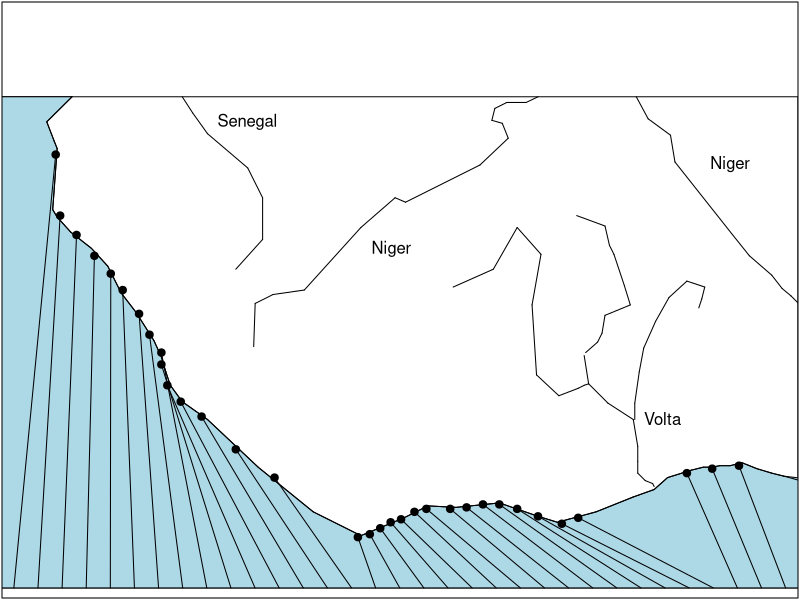
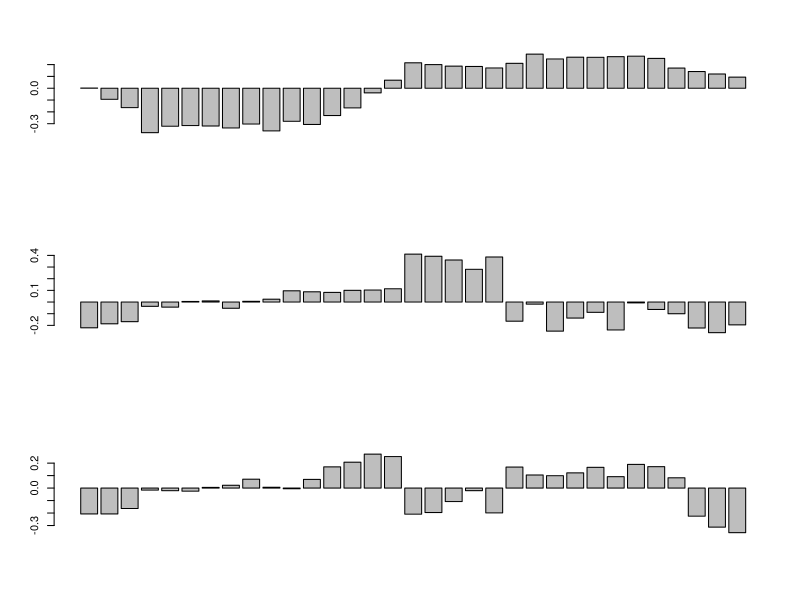

Recreate these plots in R, in order. (Note: this script raises an error after producing the figures.)
library(ade4)


### Name: westafrica
### Title: Freshwater fish zoogeography in west Africa
### Aliases: westafrica
### Keywords: datasets

### ** Examples

data(westafrica)

if(!adegraphicsLoaded()) {
  s.label(westafrica$cadre, xlim = c(30, 500), ylim = c(50, 290),
    cpoi = 0, clab = 0, grid = FALSE, addax = 0)
  old.par <- par(no.readonly = TRUE)
  par(mar = c(0.1, 0.1, 0.1, 0.1))
  rect(30, 0, 500, 290)
  polygon(westafrica$atlantic, col = "lightblue")
  points(westafrica$riv.xy, pch = 20, cex = 1.5)
  apply(westafrica$lines, 1, function(x) segments(x[1], x[2], x[3], x[4], lwd = 1))
  apply(westafrica$riv.xy,1, function(x) segments(x[1], x[2], x[3], x[4], lwd = 1))
  text(c(175, 260, 460, 420), c(275, 200, 250, 100), c("Senegal", "Niger", "Niger", "Volta"))
  par(srt = 270)
  text(westafrica$riv.xy$x2, westafrica$riv.xy$y2-10, westafrica$riv.names, adj = 0, cex = 0.75)
  par(old.par)
  rm(old.par)
}

# multivariate analysis
afri.w <- data.frame(t(westafrica$tab))
afri.dist <- dist.binary(afri.w,1)
afri.pco <- dudi.pco(afri.dist, scannf = FALSE, nf = 3)
if(adegraphicsLoaded()) {
  G1 <- s1d.barchart(afri.pco$li[, 1:3], p1d.horizontal = FALSE, plabels.cex = 0)
} else {
  par(mfrow = c(3, 1))
  barplot(afri.pco$li[, 1])
  barplot(afri.pco$li[, 2])
  barplot(afri.pco$li[, 3])
}

if(requireNamespace("spdep", quietly = TRUE)) {
  # multivariate spatial analysis
  afri.neig <- neig(n.line = 33)
  afri.nb <- neig2nb(afri.neig)
  afri.listw <- spdep::nb2listw(afri.nb)
  afri.ms <- multispati(afri.pco, afri.listw, scannf = FALSE, nfposi = 6, nfnega = 0)
  
  if(adegraphicsLoaded()) {
    G2 <- s1d.barchart(afri.ms$li[, 1:3], p1d.horizontal = FALSE, plabels.cex = 0)
    
    g31 <- s.label(afri.ms$li, plabels.cex = 0.75, ppoints.cex = 0, nb = afri.nb, plot = FALSE)
    g32 <- s.value(afri.ms$li, afri.ms$li[, 3], plot = FALSE)
    g33 <- s.value(afri.ms$li, afri.ms$li[, 4], plot = FALSE)
    g34 <- s.value(afri.ms$li, afri.ms$li[, 5], plot = FALSE)
    G3 <- ADEgS(list(g31, g32, g33, g34), layout = c(2, 2))
    
  } else {
    par(mfrow = c(3, 1))
    barplot(afri.ms$li[, 1])
    barplot(afri.ms$li[, 2])
    barplot(afri.ms$li[, 3])
    
    par(mfrow = c(2, 2))
    s.label(afri.ms$li, clab = 0.75, cpoi = 0, neig = afri.neig, cneig = 1.5)
    s.value(afri.ms$li, afri.ms$li[, 3])
    s.value(afri.ms$li, afri.ms$li[, 4])
    s.value(afri.ms$li, afri.ms$li[, 5])
  }
  summary(afri.ms)
}

par(mfrow = c(1, 1))
plot(hclust(afri.dist, "ward.D"), h = -0.2)
